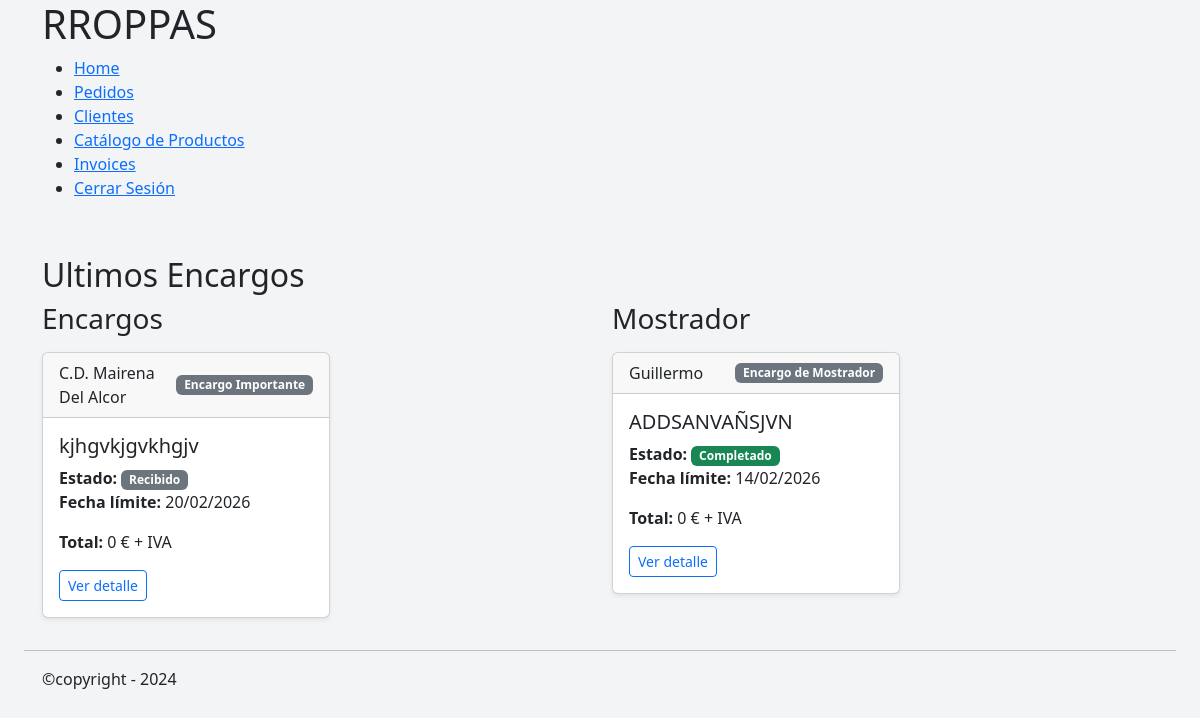
The app's page /home/ (signed in) with its own data.
### orders/models.py (models this page shows, shortened)
class Order(models.Model):
    class OrderStatus(models.TextChoices):
        RECEIVED = "RECEIVED", "Recibido"
        PENDING_DESIGN = "PENDING_DESIGN", "Pendiente de diseño"
        DESIGN_READY = "DESIGN_READY", "Diseño confirmado"
        IN_PRODUCTION = "IN_PRODUCTION", "En producción"
        COMPLETED = "COMPLETED", "Completado"
        DELIVERED = "DELIVERED", "Entregado"
        CANCELLED = "CANCELLED", "Cancelado"
    class OrderType(models.TextChoices):
        LARGE = 'LARGE', 'Encargo Importante'
        SMALL = 'SMALL', 'Encargo de Mostrador'
    client = models.ForeignKey(
        Client,
        on_delete=models.PROTECT,
        related_name='orders',
    )
    title = models.CharField(
        max_length=50,
        help_text='Descripcion corta del Pedido',
        verbose_name='Nombre del encargo',
    )
    status = models.CharField(
        verbose_name='Estado',
        choices=OrderStatus,
        default=OrderStatus.PENDING_DESIGN,
    )
    order_type =models.CharField(
        verbose_name='Tipo de pedido',
        choices=OrderType,
    )
    notes = models.TextField(blank=True, null=True)
    delivery_date = models.DateField(blank=True, null=True)
    created_at = models.DateTimeField(auto_now_add=True)
    updated_at = models.DateTimeField(auto_now=True)
    sent_at = models.DateField(blank=True, null=True)
    def total_price(self):
        return sum(
            item.unit_price * item.quantity
            for item in self.items.all()
        )
    def status_color(self):
        return {
            self.OrderStatus.RECEIVED: 'secondary',
            self.OrderStatus.PENDING_DESIGN: 'warning',
            self.OrderStatus.DESIGN_READY: 'info',
            self.OrderStatus.IN_PRODUCTION: 'primary',
            self.OrderStatus.COMPLETED: 'success',
            self.OrderStatus.DELIVERED: 'dark',
            self.OrderStatus.CANCELLED: 'danger',
        }.get(self.status, 'secondary')

### clients/models.py (models this page shows, shortened)
class Client(models.Model):
    TIPOS_CLIENTE = [
        ("club deportivo", "Club deportivo"),
        ("colegio", "Colegio"),
        ("ayuntamiento", "Ayuntamiento"),
        ("universidad", "Universidad"),
        ("empresa", "Empresa"),
        ("particular", "Particular"),
    ]
    name = models.CharField(
        verbose_name='Nombre',
        max_length=255,
    )
    tipo = models.CharField(
        verbose_name='Tipo de Cliente',
        choices=TIPOS_CLIENTE
    )
    cif_nif = models.CharField(
        verbose_name='CIF/NIF',
        max_length=20,
        blank=True,
        null=True,
    )
    t_number = models.CharField(
        verbose_name='Nº teléfono',
        max_length=30,
        null=True,
        blank=True
    )
    email= models.EmailField(
        blank=True,
    )
    direccion=models.TextField(
        verbose_name='Direccion',
        max_length=100,
        blank=True,
        null=True,
    )
    other=models.TextField(
        verbose_name='Otra información',
        blank=True,
        null=True,
    )
    created_at=models.DateTimeField(
        verbose_name='Fecha de Creación',
        default=timezone.now,
        )

### mini_erp/views.py (the view, shortened to what this page needs)
# urls.py: path('home/', home_view.as_view(), name='home'),
class home_view(TemplateView):
    template_name = 'general/home.html'
    def get_context_data(self, **kwargs):
        context = super().get_context_data(**kwargs)
        search = self.request.GET.get('q')
        order_by_delivery = self.request.GET.get('order') == 'delivery'
        important_orders = Order.objects.filter(order_type='LARGE')
        counter_orders = Order.objects.filter(order_type='SMALL')
        if order_by_delivery:
            important_orders = important_orders.order_by(
                'delivery_date'
            )
            counter_orders = counter_orders.order_by(
                'delivery_date'
            )
        else:
            important_orders = important_orders.order_by(
                '-created_at'
            )
            counter_orders = counter_orders.order_by(
                '-created_at'
            )
        context['important_orders'] = important_orders
        context['counter_orders'] = counter_orders
        return context

### mini_erp/templates/general/home.html (shortened to what this page needs)
{% extends "general/layout.html" %}
{% block contenido %}
   {% if request.user.is_authenticated %}
      <div class="container">
         <section>
               <div class="row">
                  <h2>Ultimos Encargos</h2>
                  <div class="col-md-6">
                     <h3 class="mb-3">Encargos</h3>
                     {% for order in important_orders|slice:":1" %}
                        {% include "_includes/_orders/_order_card.html" %}
                     {% endfor %}
                  </div>
                  <div class="col-md-6">
                     <h3 class="mb-3">Mostrador</h3>
                     {% for order in counter_orders|slice:":1" %}
                        {% include "_includes/_orders/_order_card.html" %}
                     {% endfor %}
                  </div>
               </div>
         </section>
      </div
   {% endif %}
{% endblock %}

### mini_erp/templates/_includes/_orders/_order_card.html
<div class="card mb-3 shadow-sm" style="width: 18rem;">
    <div class="card-header d-flex justify-content-between align-items-center">
        <span>{{ order.client.name }}</span>
        <span class="badge
            {% if order.order_type == 'BIG' %} bg-primary
            {% else %} bg-secondary
            {% endif %}">
            {{ order.get_order_type_display }}
        </span>
    </div>
    <div class="card-body">
        <h5 class="card-title">{{ order.title }}</h5>
        <p class="card-text">
            <strong>Estado:</strong>
            <span class="badge bg-{{ order.status_color }}">
                {{ order.get_status_display }}
            </span>
            <br>
            <strong>Fecha límite:</strong>
            {% if order.delivery_date %}{{ order.delivery_date|date:"d/m/Y" }}{% else %}Sin definir{% endif %}
        </p>
        <p class="card-text"><strong>Total:</strong> {{ order.total_price }} € + IVA</p>
        <a href="{% url 'orders:order_detail' order.pk %}" class="btn btn-sm btn-outline-primary">
            Ver detalle
        </a>
    </div>
</div>

### mini_erp/static/orders/css/orders.css (style rules this page uses)
body { background-color: #f3f4f6; }

### records on screen
Order: client.name "C.D. Mairena Del Alcor", order_type "Encargo Importante", title "kjhgvkjgvkhgjv", status "Recibido", delivery_date "20/02/2026", total_price "0"
Order: client.name "Guillermo", order_type "Encargo de Mostrador", title "ADDSANVAÑSJVN", status "Completado", delivery_date "14/02/2026", total_price "0"
